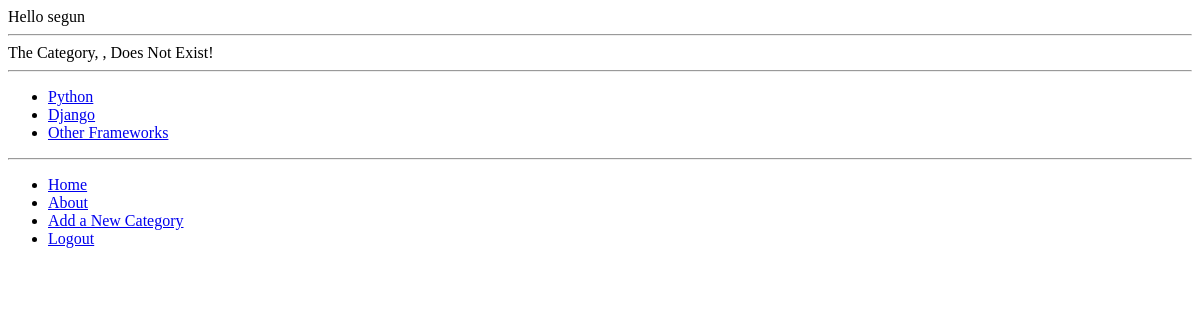
/rango/category/python/add_page/ (signed in), run on an earlier commit of the app's database.
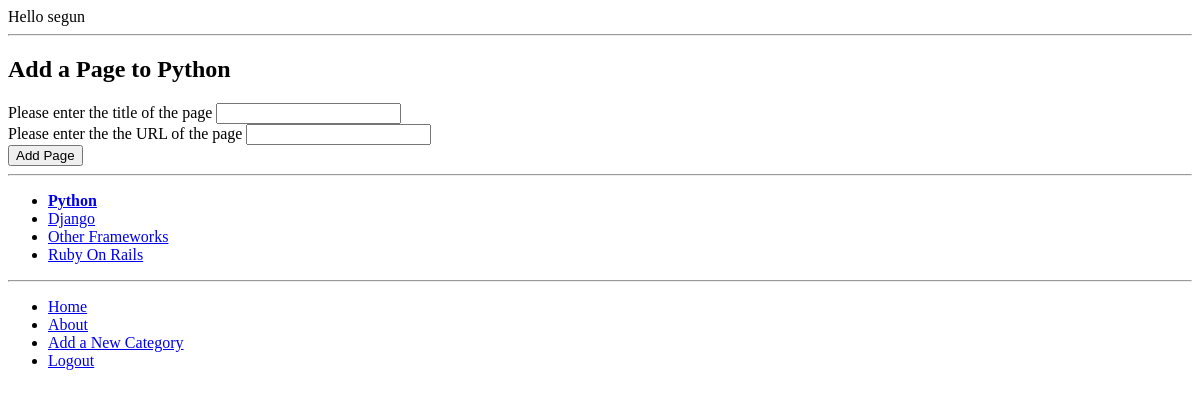
And on a later commit of the database.
### rango/models.py (models this page shows, shortened)
class Category(models.Model):
    name = models.CharField(max_length=128, unique=True)
    views = models.IntegerField(default=0)
    likes = models.IntegerField(default=0)
    slug = models.SlugField(unique=True)
    class Meta:
        verbose_name_plural = 'Categories'

### rango/views.py (the view, shortened to what this page needs)
# urls.py: url(r'^category/(?P<category_name_slug>[\w\-]+)/add_page/$', views.add_page, name='add_page'),
@login_required
def add_page(request, category_name_slug):
    try:
        category = Category.objects.get(slug=category_name_slug)
    except Category.DoesNotExist:
        category = None
    form = PageForm()
    context_dict = {'form': form, 'category': category}
    return render(request, 'rango/add_page.html', context_dict)

### rango/forms.py
class PageForm(forms.ModelForm):
    title = forms.CharField(max_length=128, help_text="Please enter the title of the page ")
    url = forms.URLField(max_length=128, help_text="Please enter the the URL of the page ")
    views = forms.IntegerField(widget=forms.HiddenInput(), initial=0)
    class Meta:
        model = Page
        exclude = ('category', )
        fields = ('title', 'url')

### rango/templatetags/rango_template_tags.py (called while the page is built)
@register.inclusion_tag('rango/all_categories.html', 'rango/user.html')
def get_category_list(all_cat=None):
    return {'all_categories': Category.objects.all(),
            'active_all_cat': all_cat}

### templates/rango/add_page.html (shortened to what this page needs)
{% extends 'rango/base.html' %}
{% load staticfiles %}
{% block body %}
  {% if category %}
    <h2>Add a Page to {{ category.name }}</h2>
    <div>
      <form id="page_form" method="post" action="/rango/category/{{ category.slug }}/add_page/">
        {% for field in form.visible_fields %}
          {{ field.help_text }}
          {{ field }}
          <br />
        {% endfor %}
        <input type="submit" name="submit" value="Add Page" />
      </form>
    </div>
    {% else %}
      The Category, {{ category.name }}, Does Not Exist!
    {% endif %}
{% endblock %}

### templates/rango/all_categories.html
<ul>
   {% if all_categories %}
    {% for cats in all_categories %}
      {% if cats == active_all_cat %}
        <li><strong><a href="{% url 'show_category' cats.slug %}">{{ cats.name }}</a></strong></li>
      {% else %}
        <li><a href="{% url 'show_category' cats.slug %}">{{ cats.name }}</a></li>
      {% endif %}
    {% endfor %}
  {% else %}
    <li><strong>There are no categories present.</strong></li>
  {% endif %}
</ul>

What changed in the data, as far as the page shows it:
changed Category "Python": slug empty → "python" (drawn); name (not shown) → "Python"
added Category: name "Ruby On Rails"
Also different on the page:
form field submit: (not shown) → "Add Page"
text no longer shown: "The Category, , Does Not Exist!"
text now shown: "Add a Page to"
new list line: "Please enter the title of the page "
new list line: "Please enter the the URL of the page "
